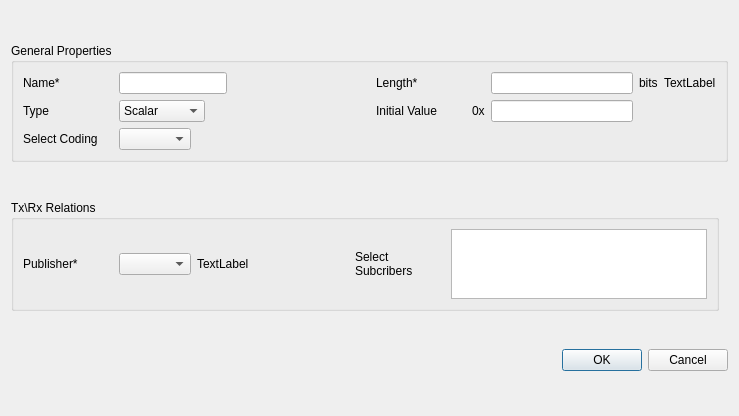
<?xml version="1.0" encoding="UTF-8"?>
<ui version="4.0">
 <class>SignalDlg</class>
 <widget class="QDialog" name="SignalDlg">
  <property name="geometry">
   <rect>
    <x>0</x>
    <y>0</y>
    <width>739</width>
    <height>416</height>
   </rect>
  </property>
  <property name="sizePolicy">
   <sizepolicy hsizetype="Fixed" vsizetype="Fixed">
    <horstretch>0</horstretch>
    <verstretch>0</verstretch>
   </sizepolicy>
  </property>
  <property name="windowTitle">
   <string>Edit Signal - Signal1</string>
  </property>
  <property name="windowIcon">
   <iconset>
    <normaloff>:/LDFEditorIcons/Resources/icons/Signals.png</normaloff>:/LDFEditorIcons/Resources/icons/Signals.png</iconset>
  </property>
  <layout class="QHBoxLayout" name="horizontalLayout_4">
   <item>
    <layout class="QVBoxLayout" name="verticalLayout1">
     <property name="sizeConstraint">
      <enum>QLayout::SetFixedSize</enum>
     </property>
     <item>
      <widget class="QGroupBox" name="groupBox">
       <property name="sizePolicy">
        <sizepolicy hsizetype="Preferred" vsizetype="Fixed">
         <horstretch>0</horstretch>
         <verstretch>0</verstretch>
        </sizepolicy>
       </property>
       <property name="title">
        <string>General Properties</string>
       </property>
       <layout class="QHBoxLayout" name="horizontalLayout">
        <item>
         <layout class="QGridLayout" name="gridLayout">
          <item row="0" column="6">
           <widget class="QLabel" name="label_7">
            <property name="text">
             <string>bits</string>
            </property>
           </widget>
          </item>
          <item row="1" column="3">
           <widget class="QLabel" name="label_8">
            <property name="minimumSize">
             <size>
              <width>90</width>
              <height>0</height>
             </size>
            </property>
            <property name="text">
             <string>Initial Value</string>
            </property>
           </widget>
          </item>
          <item row="1" column="5">
           <widget class="QLineEdit" name="editInitialValue">
            <property name="minimumSize">
             <size>
              <width>25</width>
              <height>0</height>
             </size>
            </property>
           </widget>
          </item>
          <item row="2" column="0">
           <widget class="QLabel" name="label_6">
            <property name="sizePolicy">
             <sizepolicy hsizetype="Fixed" vsizetype="Fixed">
              <horstretch>0</horstretch>
              <verstretch>0</verstretch>
             </sizepolicy>
            </property>
            <property name="minimumSize">
             <size>
              <width>90</width>
              <height>0</height>
             </size>
            </property>
            <property name="text">
             <string>Select Coding</string>
            </property>
           </widget>
          </item>
          <item row="0" column="1">
           <widget class="QLineEdit" name="editName">
            <property name="sizePolicy">
             <sizepolicy hsizetype="Fixed" vsizetype="Fixed">
              <horstretch>0</horstretch>
              <verstretch>0</verstretch>
             </sizepolicy>
            </property>
            <property name="minimumSize">
             <size>
              <width>91</width>
              <height>0</height>
             </size>
            </property>
           </widget>
          </item>
          <item row="2" column="1">
           <widget class="QComboBox" name="comboCoding">
            <property name="sizePolicy">
             <sizepolicy hsizetype="Fixed" vsizetype="Fixed">
              <horstretch>0</horstretch>
              <verstretch>0</verstretch>
             </sizepolicy>
            </property>
           </widget>
          </item>
          <item row="1" column="2">
           <spacer name="horizontalSpacer_2">
            <property name="orientation">
             <enum>Qt::Horizontal</enum>
            </property>
            <property name="sizeHint" stdset="0">
             <size>
              <width>40</width>
              <height>20</height>
             </size>
            </property>
           </spacer>
          </item>
          <item row="0" column="3">
           <widget class="QLabel" name="label_3">
            <property name="minimumSize">
             <size>
              <width>90</width>
              <height>0</height>
             </size>
            </property>
            <property name="text">
             <string>Length*</string>
            </property>
           </widget>
          </item>
          <item row="0" column="5">
           <widget class="QLineEdit" name="editLength">
            <property name="minimumSize">
             <size>
              <width>25</width>
              <height>0</height>
             </size>
            </property>
           </widget>
          </item>
          <item row="0" column="0">
           <widget class="QLabel" name="label">
            <property name="sizePolicy">
             <sizepolicy hsizetype="Fixed" vsizetype="Fixed">
              <horstretch>0</horstretch>
              <verstretch>0</verstretch>
             </sizepolicy>
            </property>
            <property name="minimumSize">
             <size>
              <width>90</width>
              <height>0</height>
             </size>
            </property>
            <property name="text">
             <string>Name*</string>
            </property>
           </widget>
          </item>
          <item row="1" column="1">
           <widget class="QComboBox" name="comboSignalType">
            <property name="sizePolicy">
             <sizepolicy hsizetype="Fixed" vsizetype="Fixed">
              <horstretch>0</horstretch>
              <verstretch>0</verstretch>
             </sizepolicy>
            </property>
            <item>
             <property name="text">
              <string>Scalar</string>
             </property>
            </item>
            <item>
             <property name="text">
              <string>Byte Array</string>
             </property>
            </item>
           </widget>
          </item>
          <item row="1" column="0">
           <widget class="QLabel" name="label_2">
            <property name="sizePolicy">
             <sizepolicy hsizetype="Fixed" vsizetype="Fixed">
              <horstretch>0</horstretch>
              <verstretch>0</verstretch>
             </sizepolicy>
            </property>
            <property name="minimumSize">
             <size>
              <width>90</width>
              <height>0</height>
             </size>
            </property>
            <property name="text">
             <string>Type</string>
            </property>
           </widget>
          </item>
          <item row="0" column="7">
           <widget class="QLabel" name="labelLength">
            <property name="text">
             <string>TextLabel</string>
            </property>
           </widget>
          </item>
          <item row="1" column="4">
           <widget class="QLabel" name="labelInitailValueHex">
            <property name="text">
             <string>0x</string>
            </property>
           </widget>
          </item>
         </layout>
        </item>
       </layout>
      </widget>
     </item>
     <item>
      <widget class="QGroupBox" name="groupBox_3">
       <property name="sizePolicy">
        <sizepolicy hsizetype="Fixed" vsizetype="Fixed">
         <horstretch>0</horstretch>
         <verstretch>0</verstretch>
        </sizepolicy>
       </property>
       <property name="title">
        <string>Tx\Rx Relations</string>
       </property>
       <layout class="QHBoxLayout" name="horizontalLayout_3">
        <item>
         <layout class="QGridLayout" name="gridLayout_2">
          <item row="0" column="1">
           <widget class="QComboBox" name="comboPublisher">
            <property name="sizePolicy">
             <sizepolicy hsizetype="Fixed" vsizetype="Fixed">
              <horstretch>0</horstretch>
              <verstretch>0</verstretch>
             </sizepolicy>
            </property>
           </widget>
          </item>
          <item row="0" column="4">
           <widget class="QLabel" name="label_5">
            <property name="sizePolicy">
             <sizepolicy hsizetype="Preferred" vsizetype="Preferred">
              <horstretch>0</horstretch>
              <verstretch>0</verstretch>
             </sizepolicy>
            </property>
            <property name="minimumSize">
             <size>
              <width>90</width>
              <height>0</height>
             </size>
            </property>
            <property name="text">
             <string>Select
Subcribers</string>
            </property>
           </widget>
          </item>
          <item row="0" column="0">
           <widget class="QLabel" name="label_4">
            <property name="sizePolicy">
             <sizepolicy hsizetype="Preferred" vsizetype="Preferred">
              <horstretch>0</horstretch>
              <verstretch>0</verstretch>
             </sizepolicy>
            </property>
            <property name="minimumSize">
             <size>
              <width>90</width>
              <height>0</height>
             </size>
            </property>
            <property name="text">
             <string>Publisher*</string>
            </property>
           </widget>
          </item>
          <item row="0" column="3">
           <spacer name="horizontalSpacer">
            <property name="orientation">
             <enum>Qt::Horizontal</enum>
            </property>
            <property name="sizeHint" stdset="0">
             <size>
              <width>100</width>
              <height>20</height>
             </size>
            </property>
           </spacer>
          </item>
          <item row="0" column="5">
           <widget class="QListWidget" name="listSubscribers">
            <property name="sizePolicy">
             <sizepolicy hsizetype="Preferred" vsizetype="Preferred">
              <horstretch>0</horstretch>
              <verstretch>0</verstretch>
             </sizepolicy>
            </property>
           </widget>
          </item>
          <item row="0" column="2">
           <widget class="QLabel" name="labelPublisher">
            <property name="text">
             <string>TextLabel</string>
            </property>
           </widget>
          </item>
         </layout>
        </item>
       </layout>
      </widget>
     </item>
     <item>
      <widget class="QDialogButtonBox" name="buttonOption">
       <property name="standardButtons">
        <set>QDialogButtonBox::Cancel|QDialogButtonBox::Ok</set>
       </property>
      </widget>
     </item>
    </layout>
   </item>
  </layout>
 </widget>
 <tabstops>
  <tabstop>editName</tabstop>
  <tabstop>editLength</tabstop>
  <tabstop>comboSignalType</tabstop>
  <tabstop>editInitialValue</tabstop>
  <tabstop>comboCoding</tabstop>
  <tabstop>comboPublisher</tabstop>
  <tabstop>listSubscribers</tabstop>
  <tabstop>buttonOption</tabstop>
 </tabstops>
 <resources/>
 <connections/>
</ui>
